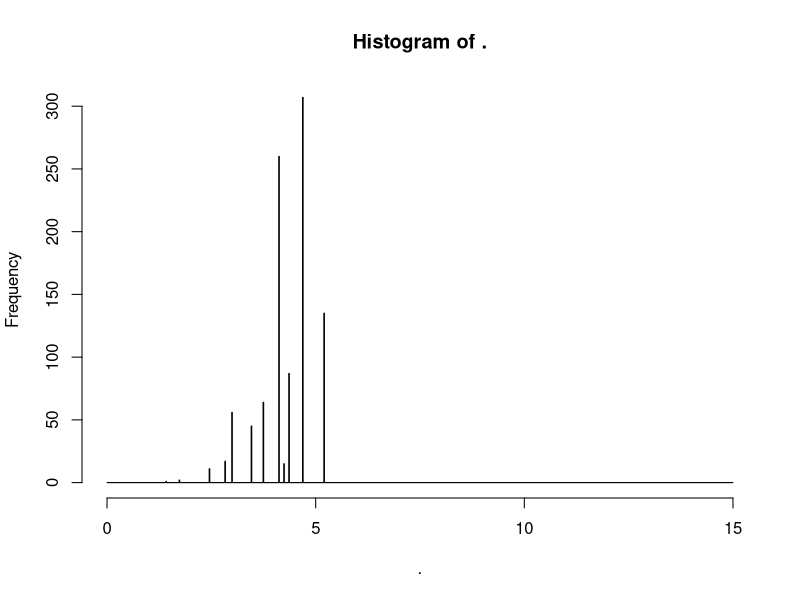

Write R code to recreate this figure.
#¯\_(ツ)_/¯

#Replicate n 3-Letter RIASEC Profiles

library(magrittr)
library(dplyr)
library(stringr)

#####

RIASEC_sim <- function(n_scales,n_people){
  profiles <- 
    replicate(n_people,
              replicate(
                n_scales,
                paste(sample(
                  c("R",
                    'I',
                    'A',
                    'S',
                    'E',
                    'C'),
                  size = 3),
                  sep='',
                  collapse = '')
              )
    )
  
  profile_data <- matrix(
    profiles,
    ncol = n_scales,
    nrow = n_people
  ) %>% 
    data.frame(stringsAsFactors = F) %>% 
    `colnames<-`(str_split(paste('SCALE',
                                 c(1:ncol(.)),
                                 sep = '_',
                                 collapse = " "),
                           pattern = ' ') 
                 %>% unlist)
  
  return(profile_data)
  
}

#####

adist_norm <- function(x){
  adist(x) %>% 
    .[upper.tri(.)] %>% 
    .^2 %>% 
    sum %>%
    sqrt
}
  
#####

RIASEC_sim(6,6)

#####


#####

apply(X = RIASEC_sim(
  n_scales = 3,
  n_people = 1000
),
MARGIN = 1,
FUN = adist_norm) %>% 
  hist(breaks=seq(0,15,l=1000))
